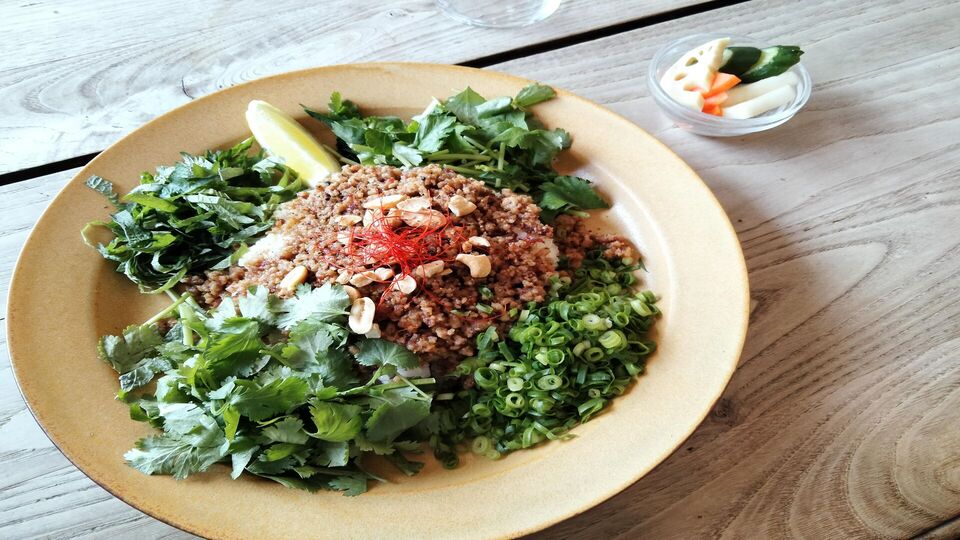
#> input picture 1st/example1.jpg, 960 x 540 px
$ python kadai1.py
#> lines starting #> are read from the running program, lines starting #| are printed output that depends on the picture
import cv2
import numpy as np

def fill(image_path, fill_range, fill_color):
#> called with image_path = './example1.jpg', fill_range = 100, fill_color = (0, 0, 0)
    raw_image = cv2.imread(image_path)
#> raw_image is the input picture: shape (540, 960, 3); mean B, G, R 134.6, 156.8, 162.1
    raw_h, raw_w = raw_image.shape[0], raw_image.shape[1]
#> raw_h = 540; raw_w = 960
    center_of_image = (int(raw_w/2), int(raw_h/2))
#> center_of_image = (480, 270)
    modified_image = cv2.circle(raw_image, center_of_image, fill_range, fill_color, thickness=-1)
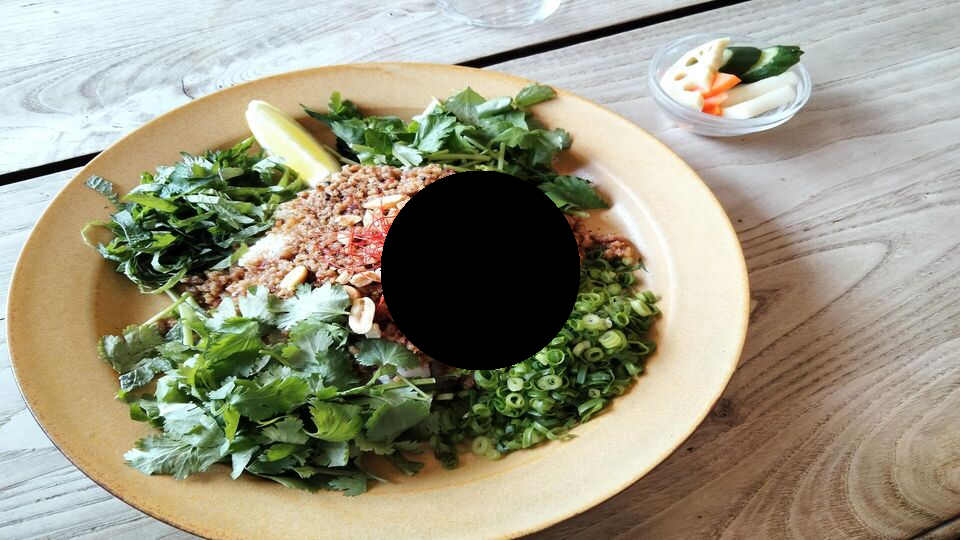
#> modified_image: shape (540, 960, 3); mean B, G, R 131.2, 152, 155
    return modified_image

if __name__ == '__main__':
    raw_image = "./example1.jpg"
    is_save = False
    modified = fill(raw_image, 100, (0, 0, 0))

    # save result
    if is_save:
        cv2.imwrite("./result_example1.jpg", modified)

    # result visualize
    cv2.imshow("Result", modified)
    cv2.waitKey(0)

$ run again, with 1st/example2.jpg copied over 1st/example1.jpg
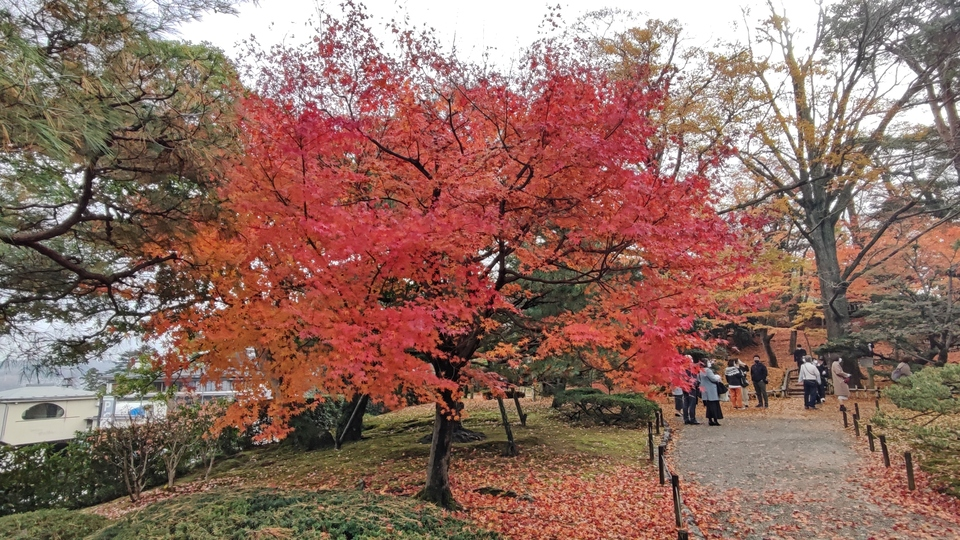
#> input picture 1st/example2.jpg, 960 x 540 px
#> in fill, raw_image is the input picture: shape (540, 960, 3); mean B, G, R 97.9, 108.7, 142.9
#> in fill, `modified_image = cv2.circle(raw_image, center_of_image, fill_range, fi..`:
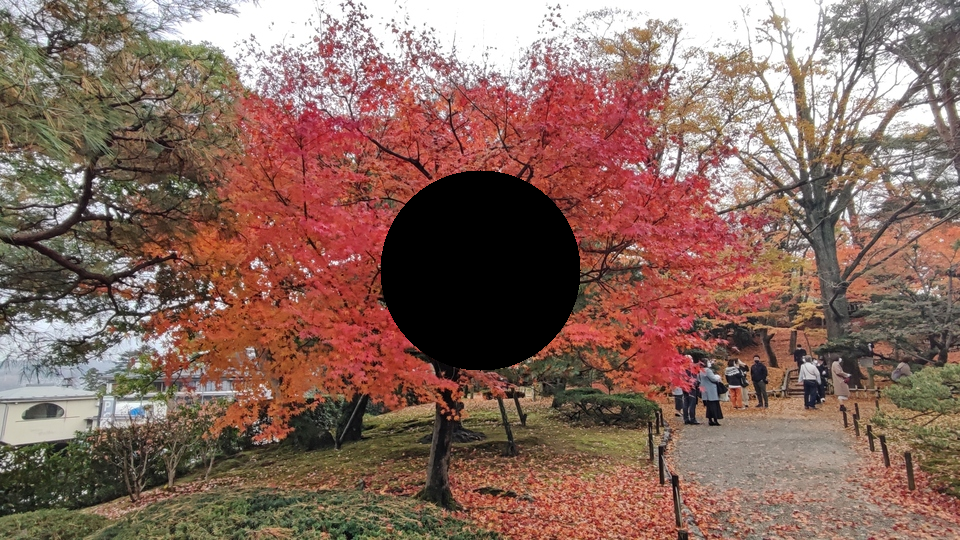
#> modified_image: shape (540, 960, 3); mean B, G, R 94.4, 104.9, 135.1

$ run again, with 1st/example3.jpg copied over 1st/example1.jpg
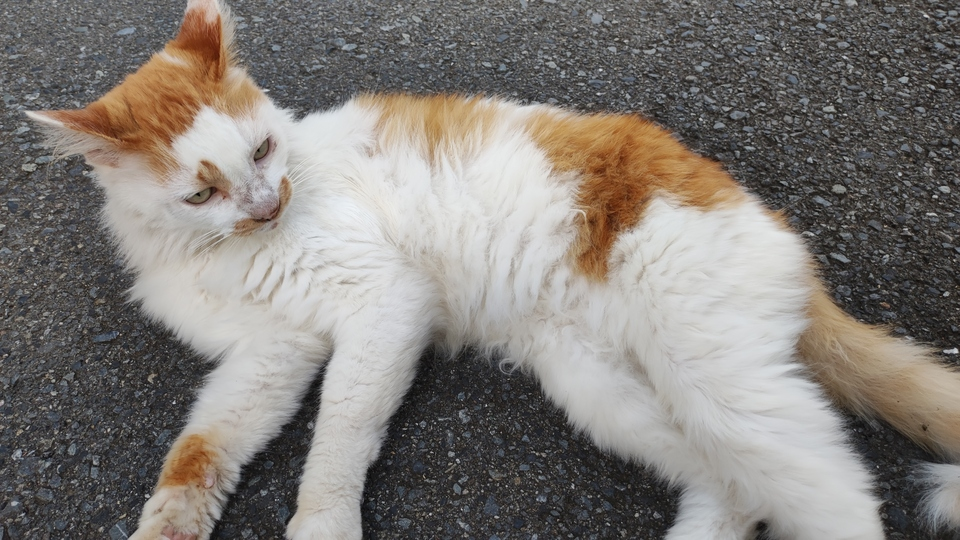
#> input picture 1st/example3.jpg, 960 x 540 px
#> in fill, raw_image is the input picture: shape (540, 960, 3); mean B, G, R 121, 125.6, 130.5
#> in fill, `modified_image = cv2.circle(raw_image, center_of_image, fill_range, fi..`:
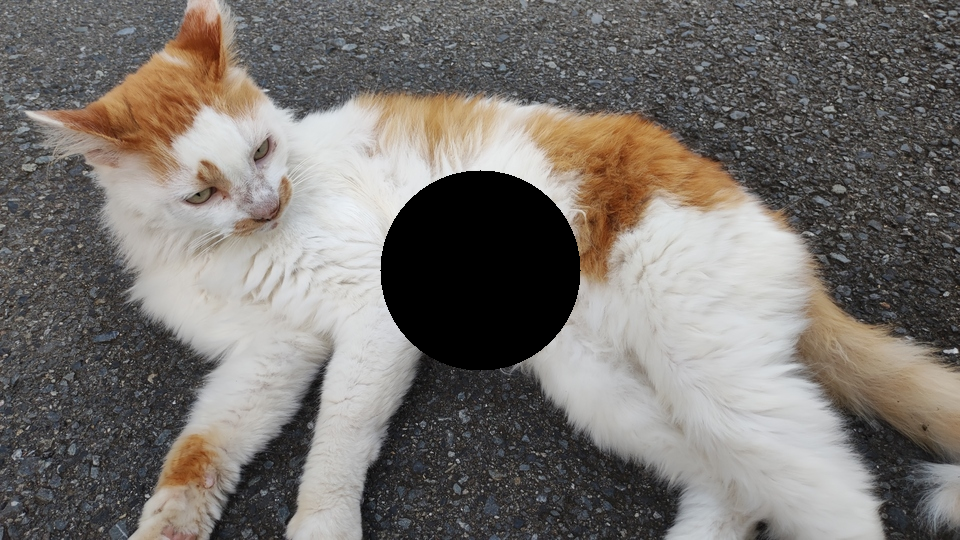
#> modified_image: shape (540, 960, 3); mean B, G, R 109.9, 114.3, 119.1

$ run again, with 1st/example4.jpg copied over 1st/example1.jpg
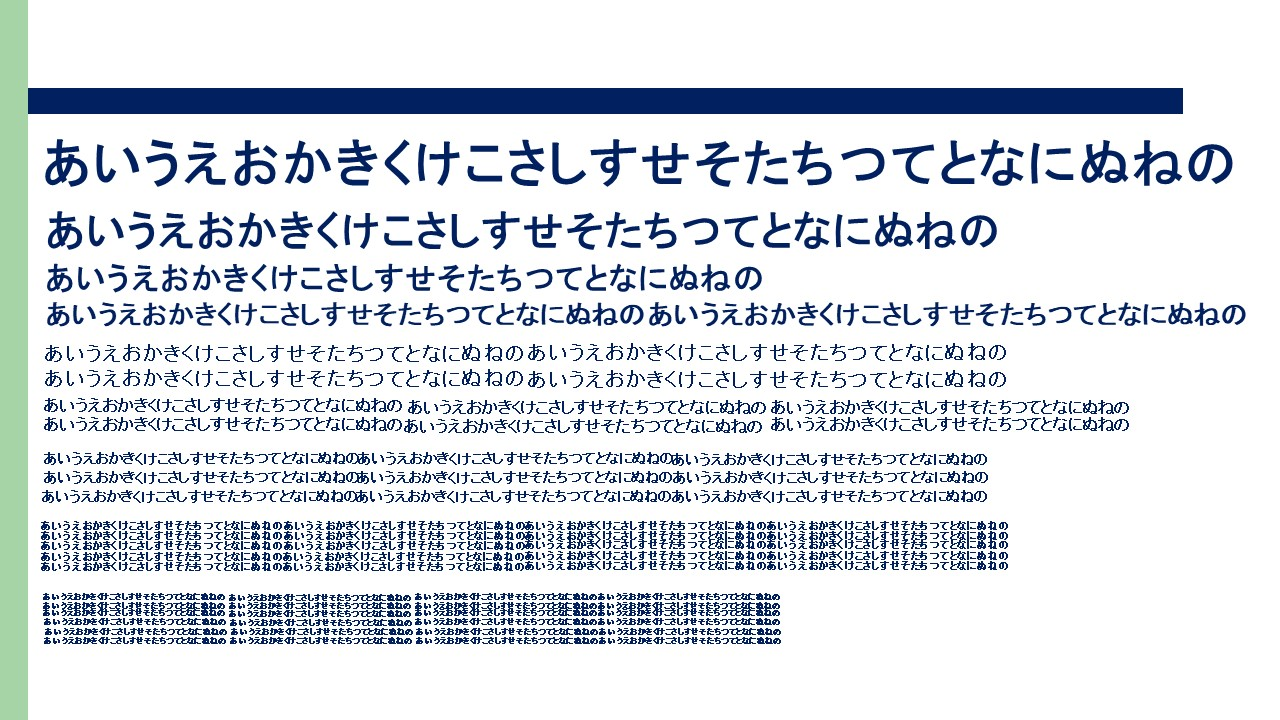
#> input picture 1st/example4.jpg, 1280 x 720 px
#> in fill, raw_image is the input picture: shape (720, 1280, 3); mean B, G, R 227.9, 222.3, 217
#> in fill, `modified_image = cv2.circle(raw_image, center_of_image, fill_range, fi..`:
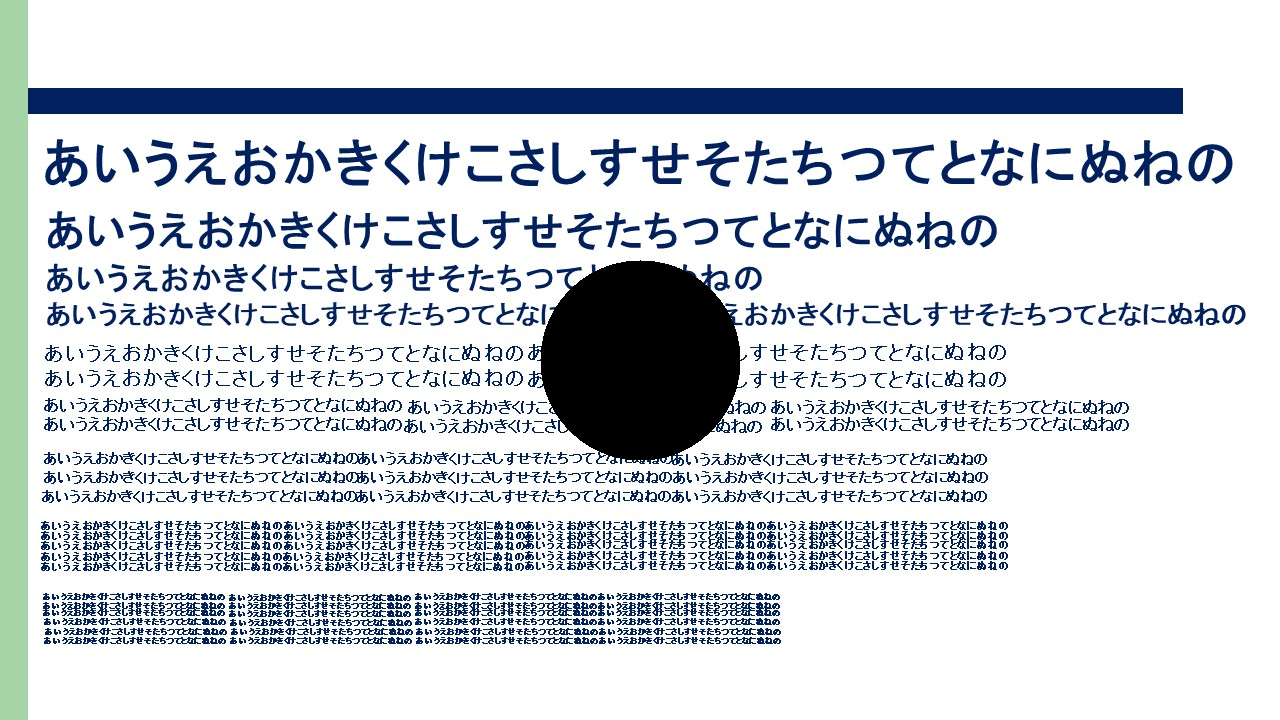
#> modified_image: shape (720, 1280, 3); mean B, G, R 220.3, 214.9, 209.7
